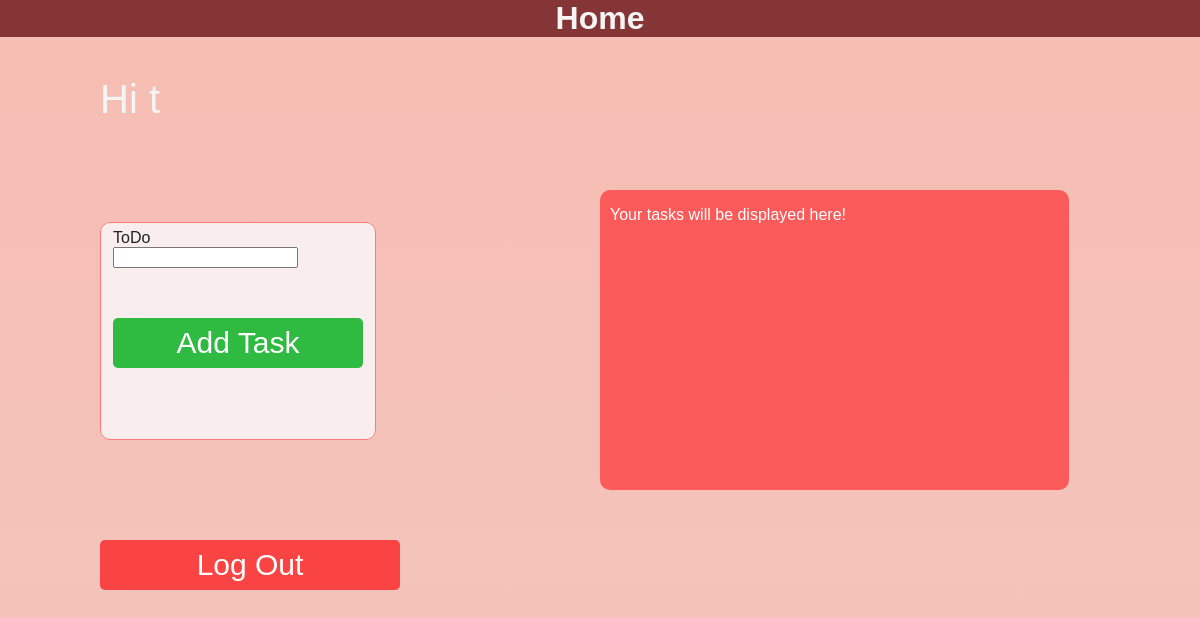
/user/home (signed in), run on an earlier commit of the app's database.
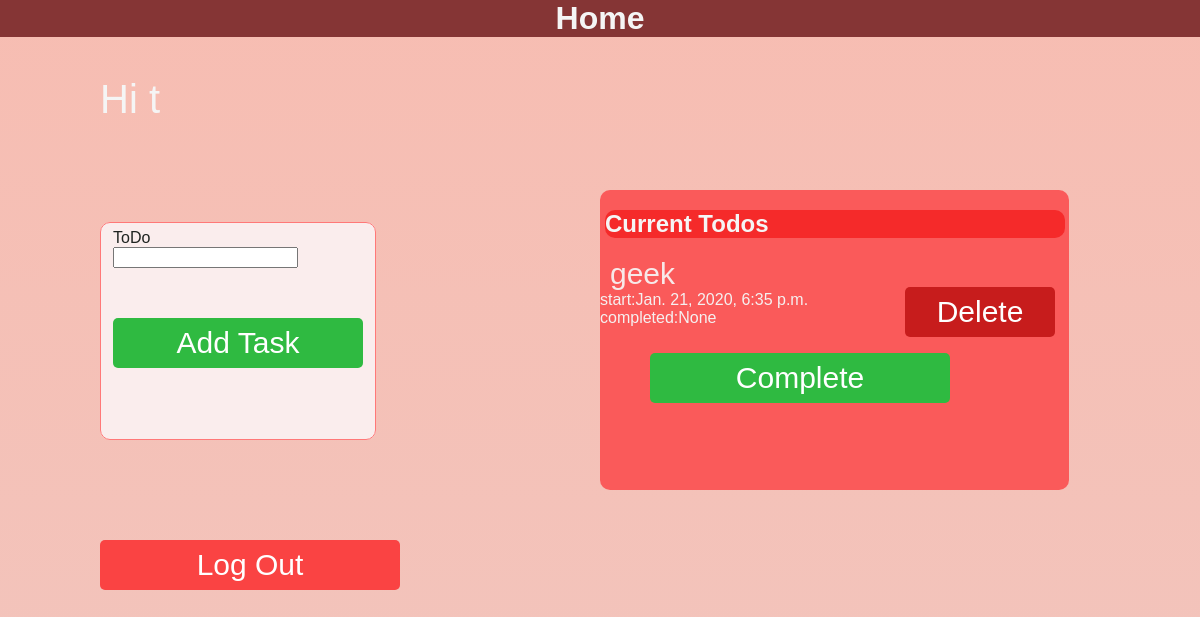
And on a later commit of the database.
### task/models.py (models this page shows, shortened)
class Task(models.Model):
	task_name=models.CharField(max_length=200)
	start_time=models.DateTimeField(null=True,blank=True)
	completed=models.BooleanField(blank=False,null=True)
	completed_time=models.DateTimeField(null=True,blank=False)
	users=models.ForeignKey(User,null=True,blank=True,on_delete=models.CASCADE)
	profile=models.ForeignKey(UserProfile,on_delete=models.CASCADE,null=True,blank=True)

### task/views.py (the view)
# urls.py: path('home',task.views.index,name='home'),
def index(request):
	task_obj=Task.objects.filter(users=request.user)
	form=TaskForms()
	context={
		'task_index':task_obj,
		'forms':form,
	}
	return render(request,'user/home.html',context)

### task/forms.py
class TaskForms(forms.ModelForm):
	class Meta:
		model=Task
		fields=('task_name','start_time',)
		exclude=('completed','completed_time',)

### user/templates/user/home.html (shortened to what this page needs)
{% load static %}
<link rel='stylesheet' type='text/css' href="{% static 'user/home.css' %}">
<h1>Home</h1>
<p class="username">Hi {{user.username}}</p>
<fieldset>
<form class='taskcreate' action="{% url 'task:create' user.username%}" method='post'>
	<label for='task'>ToDo</label>
	<div class="form_body">
		{{forms.task_name}}
	</div>
	<button class='add'type='submit'>Add Task</button>
</form>
</fieldset>
<div class="todo-list">
{% if task_index %}
<h2>Current Todos</h2>
{% for t in task_index %}
<div class="taskname">{{t.task_name}}</div>
<div class="tasktime">start:{{t.start_time}}</div>
<div class="completed_time">completed:{{t.completed_time}}</div>
<form class='taskdelete' action="{% url 'task:delete' t.id user.username %}" method="post">
	<button class='delete'>Delete</button>
</form>
<form class='taskcomplete' action="{% url 'task:complete' t.id user.username %}" method="post">
	<button class='complete'>Complete</button>
</form>
{% endfor %}
{% else %}
<div class="no-task">
	<p>Your tasks will be displayed here!</p>
</div>
{% endif %}
</div>
<form class='logout' action="{% url 'user:logo' %}" method='post'>
	<button class='logoutb' type="submit">Log Out</button>
</form>

### user/static/user/home.css (style rules this page uses)
h1 { color:whitesmoke; font-family:sans-serif; font:Source-Sans-Pro; text-align:center; background:#853535; margin:0; }
button { background-color:#2fba41; color:white; border:none; height:50px; width:300px; margin-left:50px; border-radius:5px; font-size: 30px; font-family:sans-serif; font:Source-Sans-Pro; }
.add { margin-left:0px; margin-top:50px; width:250px; }
.username { color:whitesmoke; font-size:40px; font-family:sans-serif; font:Source-Sans-Pro; margin-left:100px; }
button.delete { background-color:#c71c1c; margin-left:315px; margin-top:-40px; font-family:sans-serif; font:Source-Sans-Pro; width:150px; }
h2 { color:whitesmoke; }
.logoutb { margin-left:100px; margin-top:0px; background-color:#fa4343; font-family:sans-serif; font:Source-Sans-Pro; z-index:700; }
.taskname { color:#f7e9e9; font-size: 30px; font-family:sans-serif; font:Source-Sans-Pro; margin-left: 10px; }
.taskdelete { line-spacing: 25px; margin-left:-10px; }
label { color:#1f2421; }
fieldset { background-color: #faeded; width:50px; margin-left:100px; margin-top:100px; height:200px; width:50px; border: 1px solid #ff7878; z-index:300; font-family:sans-serif; font:Source-Sans-Pro; border-radius:10px; }
.todo-list { margin-left:600px; margin-top:-250px; background-color:#fa5a5a; font-family:sans-serif; font:Source-Sans-Pro; width:469px; height:300px; border-radius: 10px; position:fixed; color:#f5f0f0; overflow-y:scroll; }
h2 { background:#f52a2a; z-index:500; border-radius: 10px; margin-left:5px; width:460px; }
.logout { margin-left:0px; margin-top:100px; position:sticky; z-index:60; height:90px; background-color: none; }

What changed in the data, as far as the page shows it:
added Task: task_name "geek", start_time "Jan. 21, 2020, 6:35 p.m.", completed_time "None"
Also different on the page:
text no longer shown: "Your tasks will be displayed here!"
text now shown: "Current Todos"
